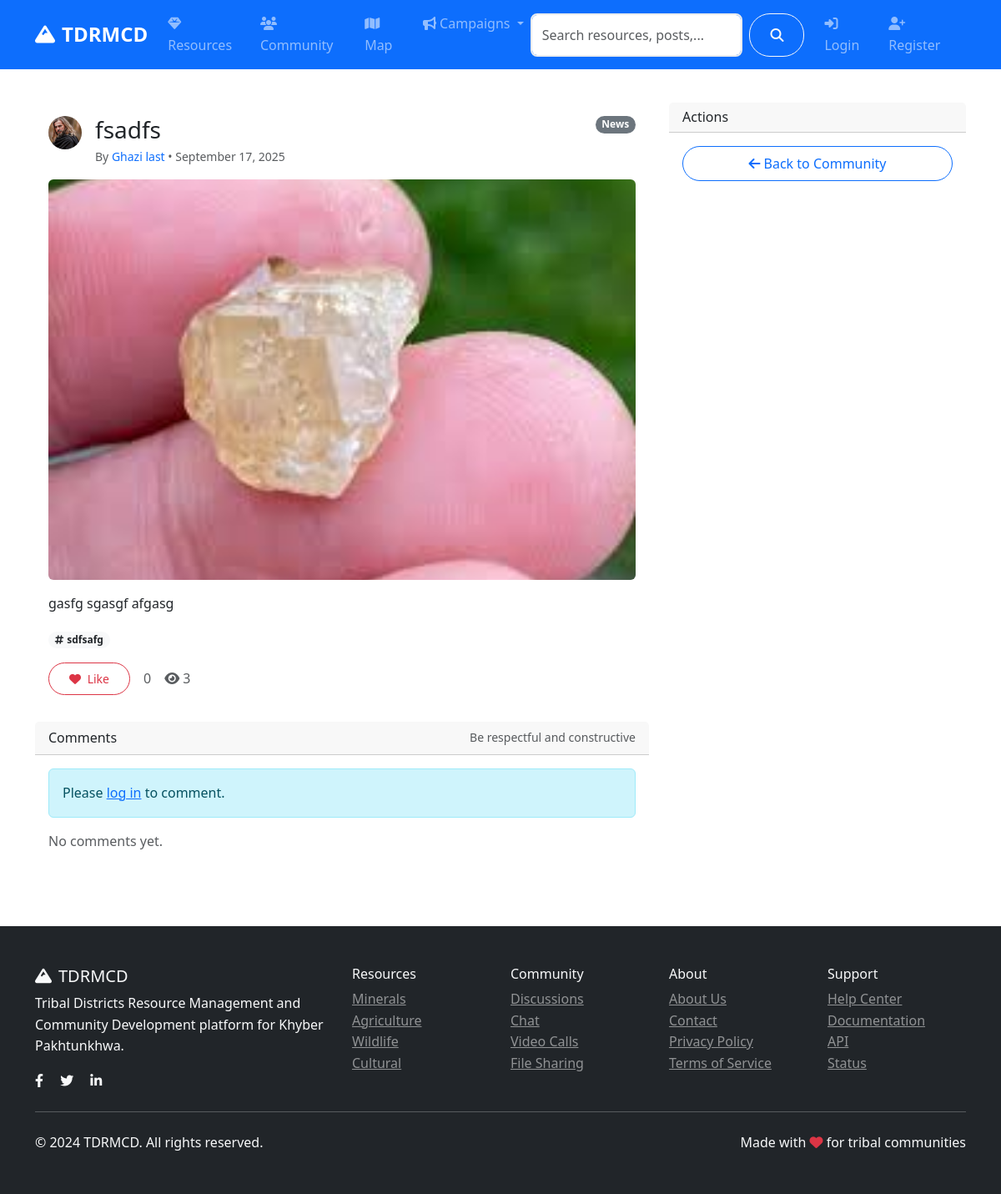
The page /community/post/14 on the database as committed earlier.
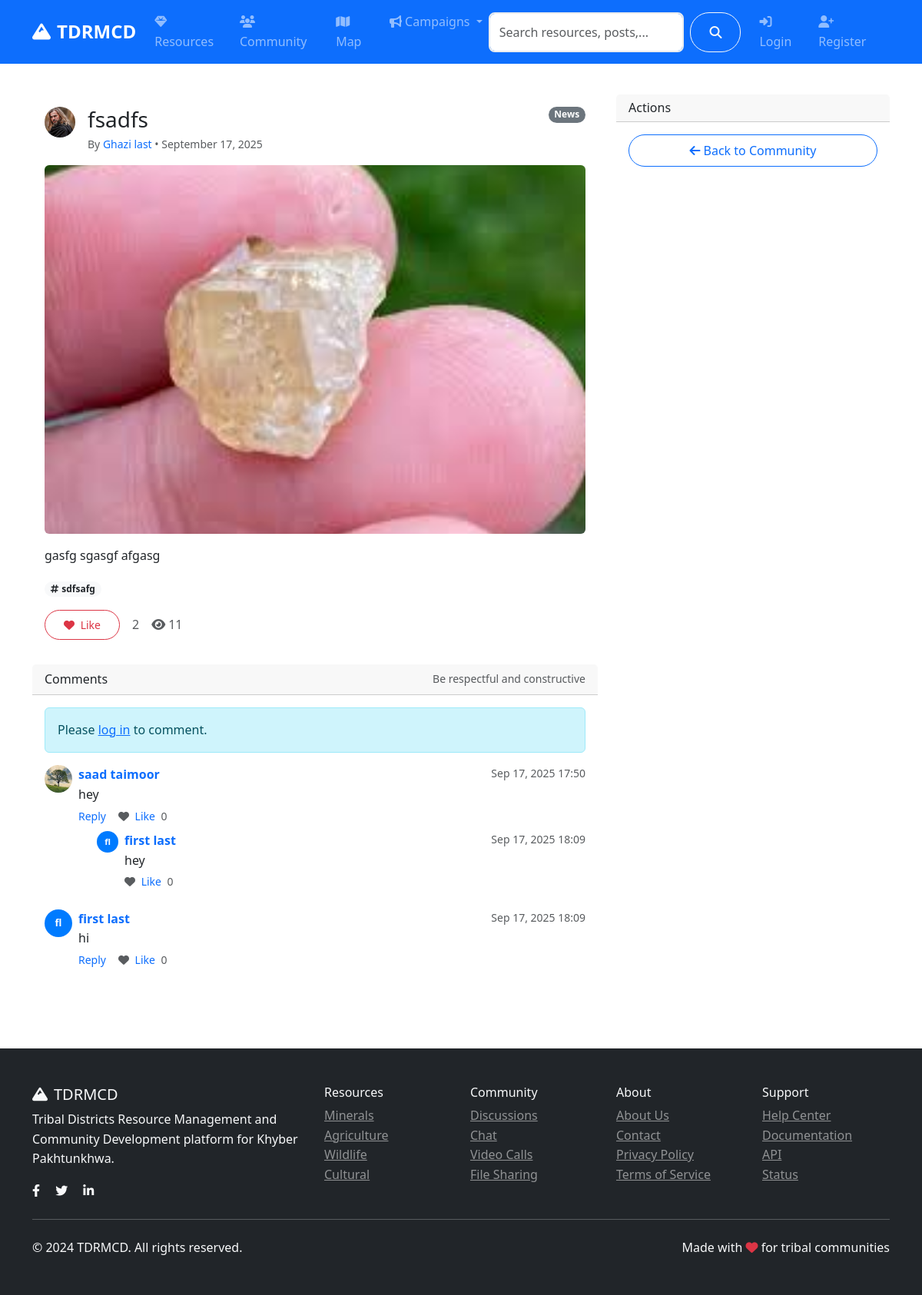
The same page on the database as committed later.
### models.py (models this page shows, shortened)
class User(UserMixin, db.Model):
    id = db.Column(db.Integer, primary_key=True)
    username = db.Column(db.String(80), unique=True, nullable=False)
    email = db.Column(db.String(120), unique=True, nullable=False)
    password_hash = db.Column(db.String(120), nullable=False)
    first_name = db.Column(db.String(50), nullable=False)
    last_name = db.Column(db.String(50), nullable=False)
    role = db.Column(db.String(20), default='user')  # user, admin, researcher
    location = db.Column(db.String(100))
    bio = db.Column(db.Text)
    avatar = db.Column(db.String(200), default='default.jpg')
    is_active = db.Column(db.Boolean, default=True)
    created_at = db.Column(db.DateTime, default=datetime.utcnow)
    last_seen = db.Column(db.DateTime, default=datetime.utcnow)
    resources = db.relationship('Resource', backref='author', lazy='dynamic')
    posts = db.relationship('CommunityPost', backref='author', lazy='dynamic')
    chat_messages = db.relationship('ChatMessage', backref='sender', lazy='dynamic')
    file_submissions = db.relationship(
        'FileSubmission',
        foreign_keys='FileSubmission.submitter_id',
        backref='submitter',
        lazy='dynamic'
    )
    reviewed_submissions = db.relationship(
        'FileSubmission',
        foreign_keys='FileSubmission.reviewed_by',
        backref='reviewer_user',
        lazy='dynamic'
    )
    notifications = db.relationship('Notification', backref='user', lazy='dynamic')
    def get_full_name(self):
        return f"{self.first_name} {self.last_name}"

class CommunityPost(db.Model):
    id = db.Column(db.Integer, primary_key=True)
    title = db.Column(db.String(200), nullable=False)
    content = db.Column(db.Text, nullable=False)
    category = db.Column(db.String(50), nullable=False)  # discussion, question, announcement
    tags = db.Column(db.String(200))
    image_url = db.Column(db.String(200))
    likes = db.Column(db.Integer, default=0)
    views = db.Column(db.Integer, default=0)
    author_id = db.Column(db.Integer, db.ForeignKey('user.id'), nullable=False)
    created_at = db.Column(db.DateTime, default=datetime.utcnow)
    updated_at = db.Column(db.DateTime, default=datetime.utcnow, onupdate=datetime.utcnow)
    comments = db.relationship('Comment', backref='post', lazy='dynamic', cascade='all, delete-orphan')
    likes_relation = db.relationship('PostLike', backref='post', lazy='dynamic', cascade='all, delete-orphan')

class Comment(db.Model):
    id = db.Column(db.Integer, primary_key=True)
    content = db.Column(db.Text, nullable=False)
    author_id = db.Column(db.Integer, db.ForeignKey('user.id'), nullable=False)
    post_id = db.Column(db.Integer, db.ForeignKey('community_post.id'), nullable=False)
    parent_id = db.Column(db.Integer, db.ForeignKey('comment.id'))  # For nested comments
    created_at = db.Column(db.DateTime, default=datetime.utcnow)
    author = db.relationship('User', backref='comments')
    replies = db.relationship('Comment', backref=db.backref('parent', remote_side=[id]))

### routes/community.py (the view)
@community_bp.route('/post/<int:id>')
def post_detail(id):
    post = CommunityPost.query.get_or_404(id)
    post.views += 1
    db.session.commit()
    comments = Comment.query.filter_by(post_id=id, parent_id=None).order_by(Comment.created_at.asc()).all()
    all_comment_ids = []
    for c in comments:
        all_comment_ids.append(c.id)
        for r in (c.replies or []):
            all_comment_ids.append(r.id)
    comment_like_counts = {}
    if all_comment_ids:
        rows = db.session.query(CommentLike.comment_id, func.count(CommentLike.id)) \
            .filter(CommentLike.comment_id.in_(all_comment_ids)) \
            .group_by(CommentLike.comment_id).all()
        comment_like_counts = {cid: cnt for cid, cnt in rows}
    comments_liked_by_me = set()
    if current_user.is_authenticated and all_comment_ids:
        liked_rows = CommentLike.query.filter(
            CommentLike.user_id == current_user.id,
            CommentLike.comment_id.in_(all_comment_ids)
        ).with_entities(CommentLike.comment_id).all()
        comments_liked_by_me = {cid for (cid,) in liked_rows}
    comment_form = CommentForm()
    liked_by_me = False
    if current_user.is_authenticated:
        liked_by_me = PostLike.query.filter_by(user_id=current_user.id, post_id=post.id).first() is not None
    return render_template('community/post_detail.html',
                         post=post,
                         comments=comments,
                         comment_form=comment_form,
                         liked_by_me=liked_by_me,
                         comment_like_counts=comment_like_counts,
                         comments_liked_by_me=comments_liked_by_me)

### templates/community/post_detail.html (shortened to what this page needs)
{% extends "base.html" %}
{% block content %}
<div class="container py-4">
    <div class="row">
        <div class="col-lg-8">
            <div class="card mb-3 fade-in">
                <div class="card-body">
                    <div class="d-flex justify-content-between align-items-start">
                        <div class="d-flex align-items-start">
                            <div class="me-3">
                                {% if post.author.avatar and post.author.avatar != 'default.jpg' %}
                                <img src="{{ url_for('serve_uploaded_file', subdir='avatars', filename=post.author.avatar) }}" alt="Avatar" class="rounded-circle" style="width:40px;height:40px;object-fit:cover;">
                                {% else %}
                                <div class="avatar" style="width:40px;height:40px;font-size:.9rem;">{{ post.author.first_name[0] }}{{ post.author.last_name[0] }}</div>
                                {% endif %}
                            </div>
                            <div>
                                {% if post.title %}
                                <h3 class="mb-1">{{ post.title }}</h3>
                                {% endif %}
                                <div class="text-muted small">By <a class="text-decoration-none" href="{{ url_for('auth.public_profile', username=post.author.username) }}">{{ post.author.get_full_name() }}</a> • {{ post.created_at.strftime('%B %d, %Y') }}</div>
                            </div>
                        </div>
                        <span class="badge bg-secondary">{{ post.category.title() }}</span>
                    </div>
                    {% if post.image_url %}
                    <div class="mt-3 mb-3">
                        <img class="img-fluid rounded" src="{{ url_for('serve_uploaded_file', subdir='posts', filename=post.image_url.split('/')[-1]) }}" alt="{{ post.title or 'Post image' }}" style="max-height:480px;object-fit:cover;width:100%;">
                    </div>
                    {% endif %}
                    <p class="mt-2">{{ post.content }}</p>
                    {% if post.tags %}
                    <div class="mt-3">
                        {% for tag in post.tags.split(',') %}
                        <span class="badge bg-light text-dark me-1"><i class="fas fa-hashtag me-1"></i>{{ tag.strip() }}</span>
                        {% endfor %}
                    </div>
                    {% endif %}
                    <div class="mt-3 d-flex gap-3 align-items-center">
                        <button id="like-btn" class="btn btn-sm {{ 'btn-danger' if liked_by_me else 'btn-outline-danger' }}">
                            <i class="fas fa-heart me-1"></i>
                            <span id="like-text">{{ 'Liked' if liked_by_me else 'Like' }}</span>
                        </button>
                        <span id="like-count" class="text-muted">{{ post.likes }}</span>
                        <span class="text-muted"><i class="fas fa-eye me-1"></i>{{ post.views }}</span>
                    </div>
                </div>
            </div>
            <div class="card fade-in" id="comments">
                <div class="card-header d-flex justify-content-between align-items-center">
                    <h6 class="mb-0">Comments</h6>
                    <span class="small text-muted">Be respectful and constructive</span>
                </div>
                <div class="card-body">
                    {% if current_user.is_authenticated %}
                    <form class="mb-3" method="post" action="{{ url_for('community.add_comment', id=post.id) }}">
                        {{ comment_form.hidden_tag() }}
                        {{ comment_form.parent_id() }}
                        <div class="mb-2">
                            {{ comment_form.content(class="form-control", rows="3", placeholder="Write a comment...") }}
                            {% if comment_form.content.errors %}
                                <div class="text-danger small mt-1">{% for e in comment_form.content.errors %}<div>{{ e }}</div>{% endfor %}</div>
                            {% endif %}
                        </div>
                        <button class="btn btn-primary" type="submit"><i class="fas fa-paper-plane me-1"></i>Post Comment</button>
                    </form>
                    {% else %}
                    <div class="alert alert-info">Please <a href="{{ url_for('auth.login', next=request.path + '#comments') }}">log in</a> to comment.</div>
                    {% endif %}
                    {% if comments %}
                        {% for c in comments %}
                        <div class="mb-3">
                            <div class="d-flex">
                                <div class="me-2">
                                    {% if c.author.avatar and c.author.avatar != 'default.jpg' %}
                                    <img src="{{ url_for('serve_uploaded_file', subdir='avatars', filename=c.author.avatar) }}" alt="Avatar" class="rounded-circle" style="width:36px;height:36px;object-fit:cover;">
                                    {% else %}
                                    <div class="avatar" style="width:36px;height:36px;font-size:.8rem;">{{ c.author.first_name[0] }}{{ c.author.last_name[0] }}</div>
                                    {% endif %}
                                </div>
                                <div class="flex-grow-1">
                                    <div class="d-flex justify-content-between">
                                        <strong><a class="text-decoration-none" href="{{ url_for('auth.public_profile', username=c.author.username) }}">{{ c.author.get_full_name() }}</a></strong>
                                        <small class="text-muted">{{ c.created_at.strftime('%b %d, %Y %H:%M') }}</small>
                                    </div>
                                    <div>{{ c.content }}</div>
                                    <div class="mt-1 d-flex gap-3 align-items-center small">
                                        <a href="#" class="text-decoration-none" onclick="toggleReply({{ c.id }});return false;">Reply</a>
                                        <a href="#" class="text-decoration-none" data-comment-id="{{ c.id }}" onclick="return toggleCommentLike({{ c.id }});">
                                            <i id="comment-like-icon-{{ c.id }}" class="fas fa-heart me-1 {{ 'text-danger' if c.id in comments_liked_by_me else 'text-muted' }}"></i>
                                            <span id="comment-like-text-{{ c.id }}">{{ 'Unlike' if c.id in comments_liked_by_me else 'Like' }}</span>
                                            <span class="ms-1 text-muted" id="comment-like-count-{{ c.id }}">{{ comment_like_counts.get(c.id, 0) }}</span>
                                        </a>
                                    </div>
                                    {% if c.replies %}
                                    <div class="mt-2 ms-4">
                                        {% for r in c.replies %}
                                        <div class="mb-2 d-flex">
                                            <div class="me-2">
                                                {% if r.author.avatar and r.author.avatar != 'default.jpg' %}
                                                <img src="{{ url_for('serve_uploaded_file', subdir='avatars', filename=r.author.avatar) }}" alt="Avatar" class="rounded-circle" style="width:28px;height:28px;object-fit:cover;">
                                                {% else %}
                                                <div class="avatar" style="width:28px;height:28px;font-size:.7rem;">{{ r.author.first_name[0] }}{{ r.author.last_name[0] }}</div>
                                                {% endif %}
                                            </div>
                                            <div class="flex-grow-1">
                                                <div class="d-flex justify-content-between">
                                                    <strong><a class="text-decoration-none" href="{{ url_for('auth.public_profile', username=r.author.username) }}">{{ r.author.get_full_name() }}</a></strong>
                                                    <small class="text-muted">{{ r.created_at.strftime('%b %d, %Y %H:%M') }}</small>
                                                </div>
                                                <div>{{ r.content }}</div>
                                                <div class="mt-1 d-flex gap-3 align-items-center small">
                                                    <a href="#" class="text-decoration-none" data-comment-id="{{ r.id }}" onclick="return toggleCommentLike({{ r.id }});">
                                                        <i id="comment-like-icon-{{ r.id }}" class="fas fa-heart me-1 {{ 'text-danger' if r.id in comments_liked_by_me else 'text-muted' }}"></i>
                                                        <span id="comment-like-text-{{ r.id }}">{{ 'Unlike' if r.id in comments_liked_by_me else 'Like' }}</span>
                                                        <span class="ms-1 text-muted" id="comment-like-count-{{ r.id }}">{{ comment_like_counts.get(r.id, 0) }}</span>
                                                    </a>
                                                </div>
                                            </div>
                                        </div>
                                        {% endfor %}
                                    </div>
                                    {% endif %}
                                </div>
                            </div>
                        </div>
                        {% endfor %}
                    {% else %}
                    <div class="text-muted">No comments yet.</div>
                    {% endif %}
                </div>
            </div>
        </div>
        <div class="col-lg-4">
            <div class="card">
                <div class="card-header">
                    <h6 class="mb-0">Actions</h6>
                </div>
                <div class="card-body d-grid gap-2">
                    <a class="btn btn-outline-primary" href="{{ url_for('community.index') }}"><i class="fas fa-arrow-left me-1"></i>Back to Community</a>
                </div>
            </div>
        </div>
    </div>
</div>
{% endblock %}

Rows that differ between the two databases and show on the page:
changed CommunityPost "sdfsafg": likes "0" → "2"; views "3" → "11"
added Comment: avatar (picture), author.get_full_name "saad taimoor", created_at "Sep 17, 2025 17:50", content "hey", id "Like", get "0", shown under "Comments"
added Comment: author "f", author.get_full_name "first last", created_at "Sep 17, 2025 18:09", content "hey", id "Like", get "0", shown under "saad taimoor"
added Comment: author "f", author.get_full_name "first last", created_at "Sep 17, 2025 18:09", content "hi", id "Like", get "0", shown under "Comments"
Other text that changed with them:
text no longer shown: "No comments yet."
